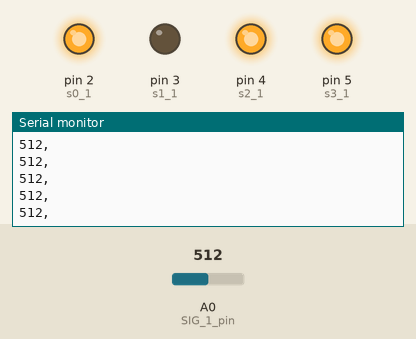
Recording of a sketch running on a simulated Arduino Uno, built with avr-gcc and run on an emulated ATmega328P. On the bench: output pins drawn as LEDs (lit = HIGH), the last lines printed to the serial monitor. The test bench sets the inputs (shaded band); at power-on: A0 (SIG_1_pin) = 512.

Above: at 1.2 s.
1.3 s: A0 (SIG_1_pin) set to 984
At 1.9 s:
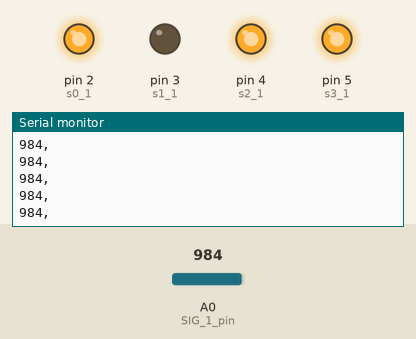
2.8 s: A0 (SIG_1_pin) set to 1013
At 3.7 s:
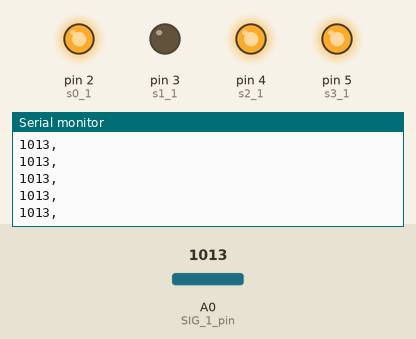
Timing chart, 0 to 5.8 s (numbered marks = the images above; inputs shaded):
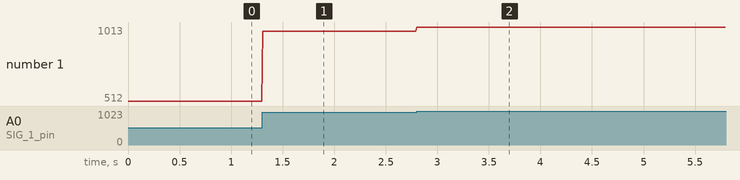

The sketch:

mux_test_20220430_study.ino
```cpp
// ###############################
// ### variable initialization ###
// ###############################


// Mux1 control pins
int s0_1 = 2;
int s1_1 = 3;
int s2_1 = 4;
int s3_1 = 5;

//Mux in “SIG” pin (Mux1, Mux2 둘다 공통)
int SIG_1_pin = 14; //  (A0)

void setup() {
  // pin initialization
  // Mux1 control pin init
  pinMode(s0_1, OUTPUT);
  pinMode(s1_1, OUTPUT);
  pinMode(s2_1, OUTPUT);
  pinMode(s3_1, OUTPUT);

  // Serial init
  Serial.begin(115200);
  while (!Serial);

  // channel select
  digitalWrite(s0_1, HIGH);  // Mux1 disable
  digitalWrite(s1_1, LOW);  // Mux2 disable
  digitalWrite(s2_1, HIGH);  // Mux3 disable
  digitalWrite(s3_1, HIGH);  // Mux4 disable
}


void loop(){

    int val2 = analogRead(SIG_1_pin);
    Serial.print(val2);
    Serial.print(",");
    delay(10);

    Serial.println("");
}
```

Measured:
- after the input at 1.3 s, the serial monitor: prints a new line at once (image 1)
- after the input at 2.8 s, the serial monitor: prints a new line at once (image 2)
- plotted number 1: 512 → 984 after the input at 1.3 s, 984 → 1013 after the input at 2.8 s
